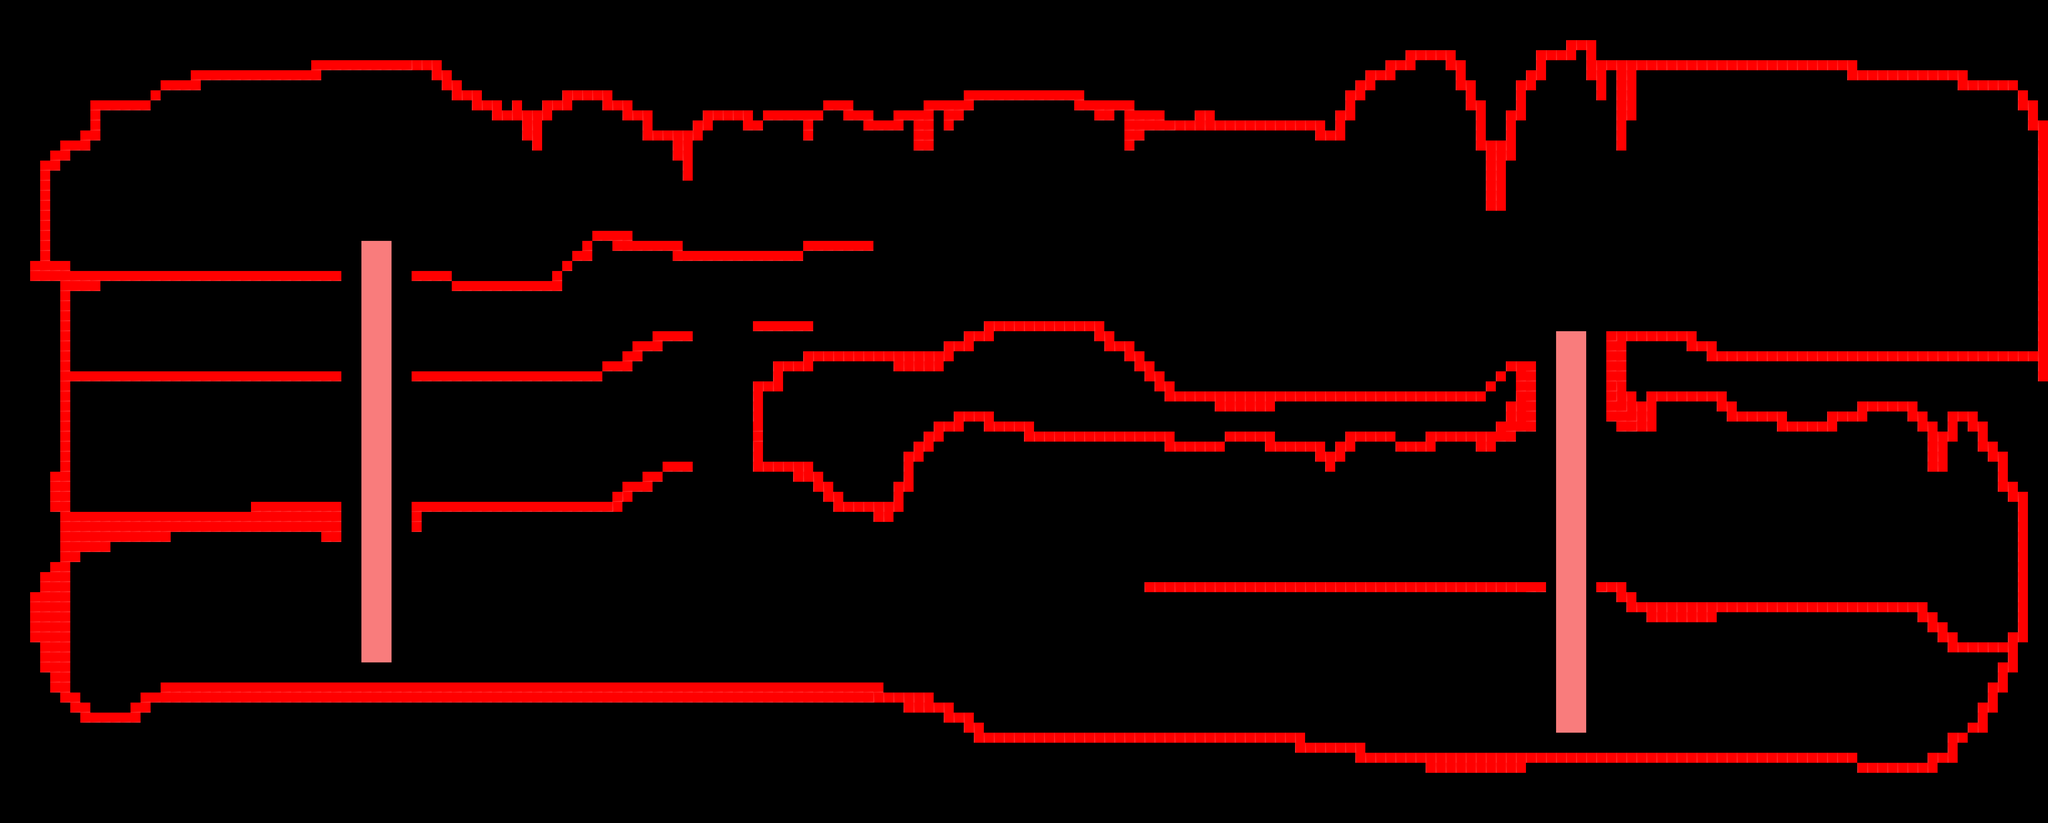

Rendered tile map (Tiled .tmx) drawn with the repository's tilesets; below, a short description and the map source with its tile grids summarised:
An orthogonal 204x82 tile map with 32x32 px tiles, 2 tile layers (Collisions, Echelles) and 2 objects (SpawnJoueur, ChienEnrage).

<map version="1.10" tiledversion="1.12.0" orientation="orthogonal" renderorder="right-down" width="204" height="82" tilewidth="32" tileheight="32" infinite="0" nextlayerid="6" nextobjectid="3">
 <tileset firstgid="1" source="tiles_jeu.tsx" />
 <imagelayer id="2" name="Background">
  <image source="../images/ZONEFINALE.png" width="6528" height="2624" />
 </imagelayer>
 <objectgroup id="5" name="Objets">
  <object id="1" name="Spawn" type="SpawnJoueur" x="330.303" y="730.303" width="121.212" height="112.121" />
  <object id="2" name="Chien" type="ChienEnrage" x="869.697" y="781.818" width="51.5152" height="48.4848" />
 </objectgroup>
 <layer id="3" name="Collisions" width="204" height="82">
  <data>[16728 cells, 1484 non-empty, 1 distinct tile ids]</data>
 </layer>
 <layer id="4" name="Echelles" width="204" height="82">
  <data>[16728 cells, 246 non-empty, 1 distinct tile ids]</data>
 </layer>
</map>
